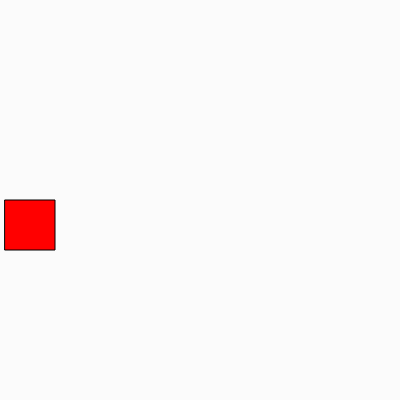
Frame 1 (no input)
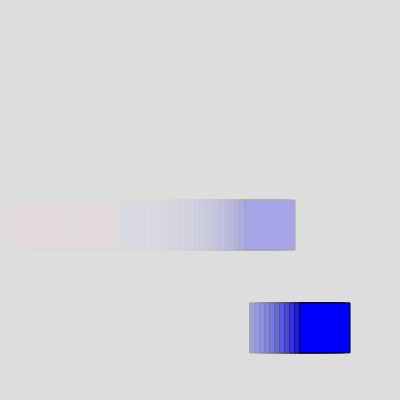
Frame 60 (no input)
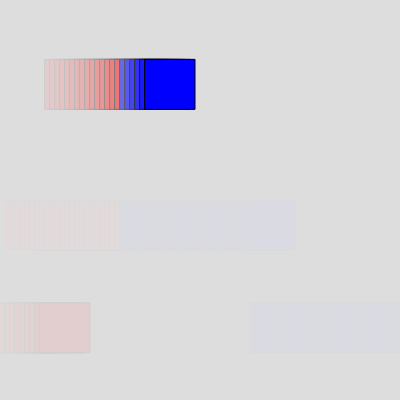
Frame 120 (the mouse pressed at the canvas centre since frame 60)

The p5.js sketch that drew these frames (run headless with seeded random() and noise() and a simulated clock; from frame 60 on, the mouse is pressed at the canvas centre):

// p5.js sketch
// ── sketch.js
let posX=0;
let posY=0;
let threshold = 120;
function setup() {
  createCanvas(400, 400);
}

function draw() {
  background(220,30);
  posX=posX+5; //Tempo Rechts

  if (posX>width){
    posX=0-50;
  }

  if (posX<threshold){
    fill(255, 0, 0);
  }
  else{
    fill(0,0,255);
  }
  if(frameCount%50== 0){
    posY=random(-240,240);
  }
  

  rect(posX, height/2+posY, 50, 50);
}
